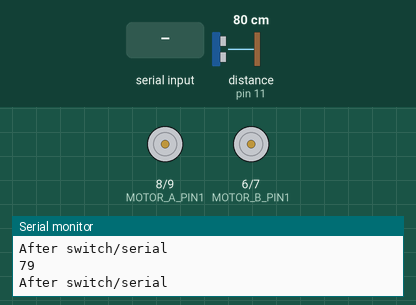
Recording of a sketch running on a simulated Arduino Uno, built with avr-gcc and run on an emulated ATmega328P. Shown: motor-driver pin pairs drawn as motors (green arrow = first pin HIGH = forward, orange = second pin HIGH = backward, longer = more drive, scaled by the enable pin), the last lines printed to the serial monitor. Wiring (inferred from the names in the program): ultrasonic range finder: trigger pin 10; echo pin 11. The test bench sets the inputs (shaded band); at power-on: distance to the obstacle (sensor on pin 11) 80 cm. The echo pulse lasts 58.3 µs per cm; random numbers use the default seed unless the sketch sets one.

Above: at 1.2 s.
1.3 s: "l" received over Serial
2.9 s: "r" received over Serial
4.7 s: "f" received over Serial
At 6.0 s:
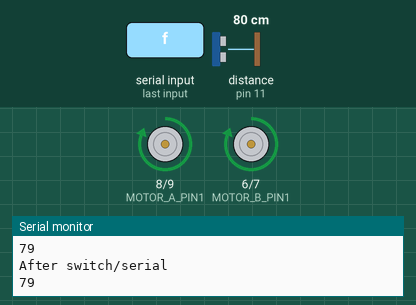
6.4 s: distance to the obstacle (sensor on pin 11) set to 6 cm
7.9 s: distance to the obstacle (sensor on pin 11) set to 3 cm
At 8.8 s:
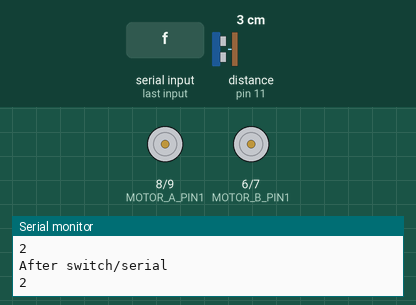
9.6 s: "b" received over Serial
At 10.08 s:
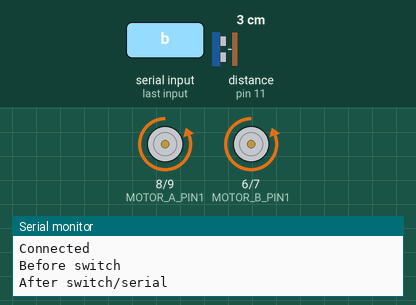
Timing chart, 0 to 12.6 s (numbered marks = the images above; inputs shaded):
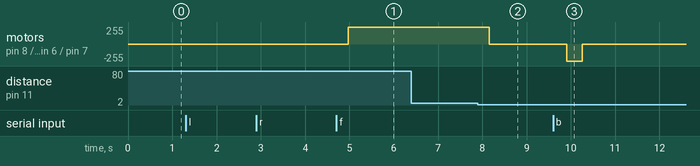

Measured:
- the behaviour switches between 5 and 4 cm on distance to the obstacle (sensor on pin 11) (found by bisection; images 1 and 2)
- after the input at 4.7 s, motor on pin 8 (MOTOR_A_PIN1) / pin 9 (MOTOR_A_PIN2), motor on pin 6 (MOTOR_B_PIN1) / pin 7 (MOTOR_B_PIN2): stopped → forward 255/255 after 0.28 s
- after the input at 7.9 s, motor on pin 8 (MOTOR_A_PIN1) / pin 9 (MOTOR_A_PIN2), motor on pin 6 (MOTOR_B_PIN1) / pin 7 (MOTOR_B_PIN2): forward 255/255 → stopped after 0.26 s
- after the input at 9.6 s, motor on pin 8 (MOTOR_A_PIN1) / pin 9 (MOTOR_A_PIN2), motor on pin 6 (MOTOR_B_PIN1) / pin 7 (MOTOR_B_PIN2): stopped → backward 255/255 after 0.31 s, → stopped 0.35 s later

The sketch:

AutoK_rning.ino
```cpp
//Bluetooth
int led3 = 2;
int ledFlag3 = 0;
int led13 = 13;
int ledFlag13 = 0;
char character;

//Motor
#define MOTOR_A_SPEED_PIN 3 //Left motor
#define MOTOR_B_SPEED_PIN 5 //Right motor
#define MOTOR_B_PIN1 6
#define MOTOR_B_PIN2 7
#define MOTOR_A_PIN1 8
#define MOTOR_A_PIN2 9

//Sensor
int TRIGGER_PIN = 10;
int ECHO_PIN = 11;
int MAX_DISTANCE= 200;
long duration;
long distance;

void setup() {
  // put your setup code here, to run once:
  pinMode(MOTOR_A_SPEED_PIN, OUTPUT);
  pinMode(MOTOR_A_PIN1, OUTPUT);
  pinMode(MOTOR_A_PIN2, OUTPUT);
  pinMode(MOTOR_B_SPEED_PIN, OUTPUT);
  pinMode(MOTOR_B_PIN1, OUTPUT);
  pinMode(MOTOR_B_PIN2, OUTPUT);

  pinMode(TRIGGER_PIN,OUTPUT);
  pinMode(ECHO_PIN,INPUT);
  Serial.begin(9600);
}

void loop() {
  // put your main code here, to run repeatedly:

  if(Serial.available()>0)
  {
    Serial.println("Connected");
     Serial.println("Before switch");
    character = Serial.read();
    switch(character)
    {
      case 'l': //Left
        left();
        Serial.println("Left");
        break;

      case 'r': //Right
       right();
        break;

      case 'f': //Forward
        forward();
        break;

      case 'b': //Backwards
       backward();
        break;

      case 'e': //Left forward
        leftForward();
        break;

      case 'g': //Right forward
        rightForward();
        break;

      case 'a': //Left backwards
        leftBackward();
        break;

      case 'c': //Right backwards
       rightBackward();
       break;
     case 's':
       stop();
       break;

    }
  }
  Serial.println("After switch/serial");
  delay(250);
  getDistance();
  if(distance < 4)
  {
    stop();
  }
}
void getDistance(){
  digitalWrite(TRIGGER_PIN,LOW);
  delayMicroseconds(2);

  digitalWrite(TRIGGER_PIN,HIGH);
  delayMicroseconds(10);
  digitalWrite(TRIGGER_PIN,LOW);

  duration=pulseIn(ECHO_PIN,HIGH);
  distance=(duration/2) / 29.1;
  Serial.println(String(distance));

  delay(100);
}

void autoDrive()
{
    getDistance();
    if(distance < 5)
    {
      stop();
      if(random(0,1) == 0)
      {
        left();
        delay(300);
      }else
      {
        right();
        delay(300);
      }

    }
    forward();
}

void stop()
{
  analogWrite(MOTOR_B_SPEED_PIN, 0);
  analogWrite(MOTOR_A_SPEED_PIN, 0);
}
void forward(){
  setForwardDirection();
  analogWrite(MOTOR_B_SPEED_PIN, 255);
  analogWrite(MOTOR_A_SPEED_PIN, 255);
}
void backward(){
  setBackwardDirection();
  analogWrite(MOTOR_B_SPEED_PIN, 255);
  analogWrite(MOTOR_A_SPEED_PIN, 255);
}

void left(){
  analogWrite(MOTOR_B_SPEED_PIN, 10);
  analogWrite(MOTOR_A_SPEED_PIN, 255);
}

void right(){
  analogWrite(MOTOR_B_SPEED_PIN, 255);
  analogWrite(MOTOR_A_SPEED_PIN, 10);
}

void leftForward(){

  setForwardDirection();
  analogWrite(MOTOR_B_SPEED_PIN, 150);
  analogWrite(MOTOR_A_SPEED_PIN, 255);

}
void rightForward(){

  setForwardDirection();
  analogWrite(MOTOR_B_SPEED_PIN, 255);
  analogWrite(MOTOR_A_SPEED_PIN, 150);
}
void leftBackward(){

  setBackwardDirection();
  analogWrite(MOTOR_B_SPEED_PIN, 150);
  analogWrite(MOTOR_A_SPEED_PIN, 255);

}
void rightBackward(){

  setBackwardDirection();
  analogWrite(MOTOR_B_SPEED_PIN, 255);
  analogWrite(MOTOR_A_SPEED_PIN, 150);
}
void setForwardDirection()
{
  //Set motor direction
  digitalWrite(MOTOR_B_PIN1, HIGH);
  digitalWrite(MOTOR_B_PIN2, LOW);

  //Set motor direction
  digitalWrite(MOTOR_A_PIN1, HIGH);
  digitalWrite(MOTOR_A_PIN2, LOW);

}
void setBackwardDirection()
{
    //Set motor direction
  digitalWrite(MOTOR_B_PIN1, LOW);
  digitalWrite(MOTOR_B_PIN2, HIGH);

  //Set motor direction
  digitalWrite(MOTOR_A_PIN1, LOW);
  digitalWrite(MOTOR_A_PIN2, HIGH);

}
```
